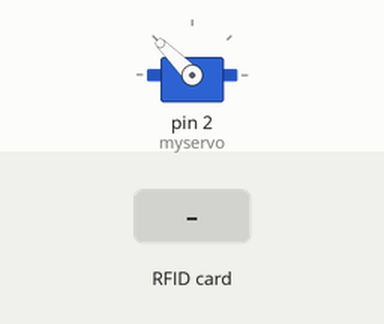
Bench run of a sketch on a simulated Arduino Uno, built with avr-gcc and run on an emulated ATmega328P. Shown: servo. The inputs (shaded band) are chosen by the test bench. What the sketch prints to the serial monitor is not drawn.

Above: at 1.3 s.
1.4 s: RFID card A5 7F 75 42 held to the reader
At 1.9 s:
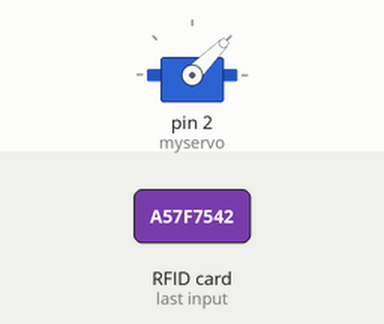
4.4 s: RFID card 72 73 92 0A held to the reader
At 4.8 s:
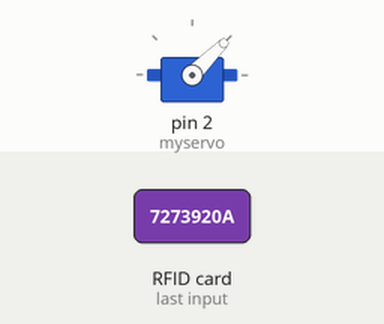
5.9 s: RFID card DE AD BE EF held to the reader
Timing chart, 0 to 10.9 s (numbered marks = the images above; inputs shaded):
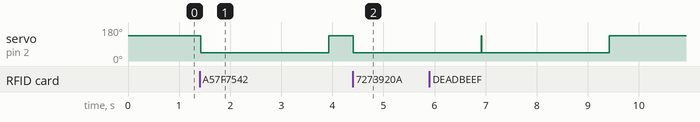

Measured:
- after the input at 1.4 s, servo on pin 2 (myservo): 135° → 45° at once, → 135° 2.5 s later
- after the input at 4.4 s, servo on pin 2 (myservo): 135° → 45° at once

The sketch:

door_access_V1.0.ino
```cpp
#include <SPI.h>
#include <Wire.h>
#include <MFRC522.h>
#include <Servo.h>
#include <EEPROM.h>

#define RST_PIN         9
#define SS_PIN          10 //RC522卡上的SDA

MFRC522 mfrc522;   // 建立MFRC522實體
Servo myservo;

char *reference;

byte uid[][7]={
  {0x04, 0x69, 0x7E, 0xF2, 0xC6, 0x69, 0x80},
  {0xA5, 0x7F, 0x75, 0x42},
  {0x72, 0x73, 0x92, 0x0A},
  {0xDE, 0xAD, 0xBE, 0xEF}};

byte EEPROMuid[102][10];
byte nonWrite[10] = {0xFF, 0xFF, 0xFF, 0xFF, 0xFF, 0xFF, 0xFF, 0xFF, 0xFF, 0xFF};

int admintimes = -10000;
int cardcount = 0;

void setup()
{
  Serial.begin(9600);
  myservo.attach(2);
  myservo.write(135);

  SPI.begin();

  mfrc522.PCD_Init(SS_PIN, RST_PIN); // 初始化MFRC522卡
  Serial.print(F("Reader "));
  Serial.print(F(": "));
  mfrc522.PCD_DumpVersionToSerial(); // 顯示讀卡設備的版本
  bool nocarduid = true;
  while(nocarduid){
    int cardUid[10];
    for(int j = 0; j < 10; j++){
      int address = (cardcount*10) + j;
      cardUid[j] = EEPROM.read(address);
      Serial.print(address);
      Serial.print("    ");
      Serial.println(cardUid[j]);
    }
    if(cardUid[0] == nonWrite[0]){
      nocarduid = 0;
    }
    else{
      for(int j = 0; j < 10; j++){
        EEPROMuid[cardcount][j] = cardUid[j];
      }
    }
    cardcount++;
  }
  Serial.print("Start read");
}

void loop() {
  //Serial.print("reading...");
  // 檢查是不是偵測到新的卡
  if (mfrc522.PICC_IsNewCardPresent() && mfrc522.PICC_ReadCardSerial()) {
      // 顯示卡片的UID
      Serial.print(F("Card UID:"));
      dump_byte_array(mfrc522.uid.uidByte, mfrc522.uid.size); // 顯示卡片的UID
      Serial.println();
      Serial.print(F("PICC type: "));
      MFRC522::PICC_Type piccType = mfrc522.PICC_GetType(mfrc522.uid.sak);
      Serial.println(mfrc522.PICC_GetTypeName(piccType));  //顯示卡片的類型
      bool they_match = false;
      //把取得的UID，拿來比對我們指定好的UID
      for ( int j = 0; j < 5 ; j++) {
        int match = true;
        for ( int i = 0; i < 4; i++ ) { // 卡片UID為4段，分別做比對
          if ( uid[j][i] != mfrc522.uid.uidByte[i] ) {
            match = false; // 如果任何一個比對不正確，they_match就為false，然後就結束比對
            break;
          }
        }
        if(match){
          admintimes = millis();
          they_match = true;
        }
      }
      for ( int j = 0; j < cardcount ; j++) {
        int match = true;
        for ( int i = 0; i < 4; i++ ) { // 卡片UID為4段，分別做比對
          if ( EEPROMuid[j][i] != mfrc522.uid.uidByte[i] ) {
            match = false; // 如果任何一個比對不正確，they_match就為false，然後就結束比對
            break;
          }
        }
        if(match){
          they_match = true;
        }
      }

      //在監控視窗中顯示比對的結果
      if(they_match){
        Serial.print(F("Access Granted!"));
        if((millis()-admintimes) < 1000){
          Serial.print(F("admin-card"));
        }
        myservo.write(45);
        delay(2500);
        myservo.write(135);
      }else{
        if((millis()-admintimes) < 5000){
          Serial.print(F("card update"));
          for(int j = 0; j < 10; j++){
            for(int k = 0; k < 10; k++){
              int address = ((cardcount-1)*10) + k;
              EEPROM.write(address, mfrc522.uid.uidByte[k]);
            }
          }
          cardcount++;
        }
        else{
          Serial.print(F("Access Denied!"));
        }
      }
      mfrc522.PICC_HaltA();  // 卡片進入停止模式
    }
}

/**
 * 這個副程式把讀取到的UID，用16進位顯示出來
 */
void dump_byte_array(byte *buffer, byte bufferSize) {
  for (byte i = 0; i < bufferSize; i++) {
    Serial.print(buffer[i] < 0x10 ? " 0" : " ");
    Serial.print(buffer[i], HEX);
  }
}
```
